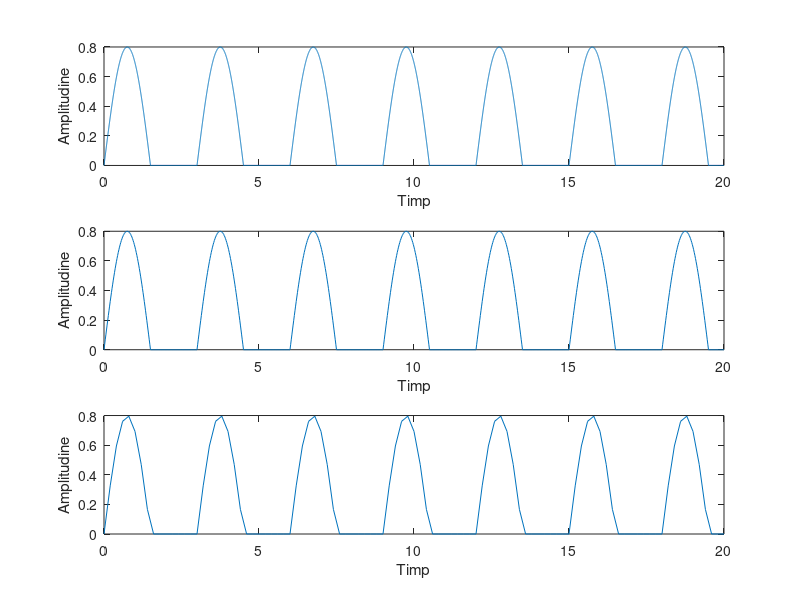

The MATLAB script that drew this image:
T = 20;
T0 = 3;
F0 = 1 / T0;

%rezolutiile temporale
t1 = 0:0.002:T;
t2 = 0:0.02:T;
t3 = 0:0.2:T;

% generare semnale
y1 = 0.8 * sin(2 * pi * F0 * t1);
y2 = 0.8 * sin(2 * pi * F0 * t2);
y3 = 0.8 * sin(2 * pi * F0 * t3);

% redresare semnale
for i = 1:1:length(y1)
    if y1(i) < 0
    y1(i) = 0;     
    end
end  
for i = 1:1:length(y2)
    if y2(i) < 0   
    y2(i) = 0;       
    end
end  
for i = 1:1:length(y3)
    if y3(i) < 0   
    y3(i) = 0;    
    end
end  

% afisare
figure(1);
    subplot(3,1,1);
        plot(t1,y1),ylabel('Amplitudine'),xlabel('Timp');
    subplot(3,1,2);
        plot(t2,y2),ylabel('Amplitudine'),xlabel('Timp');
    subplot(3,1,3);
        plot(t3,y3),ylabel('Amplitudine'),xlabel('Timp');
